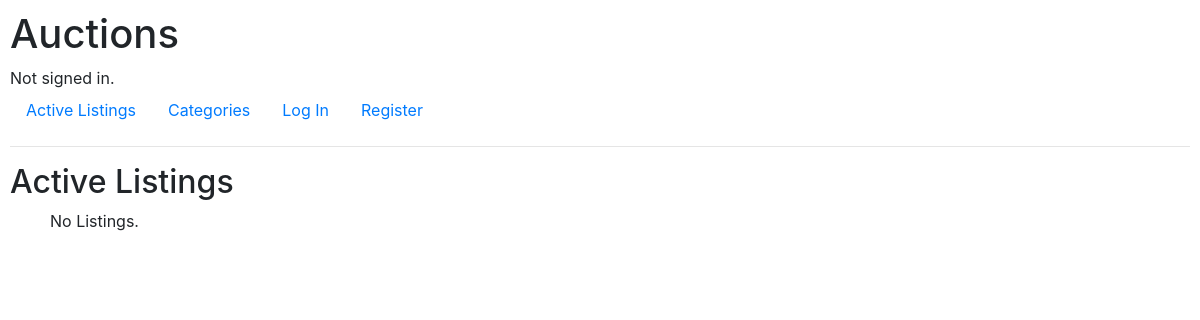
/Electronics, run on an earlier commit of the app's database.
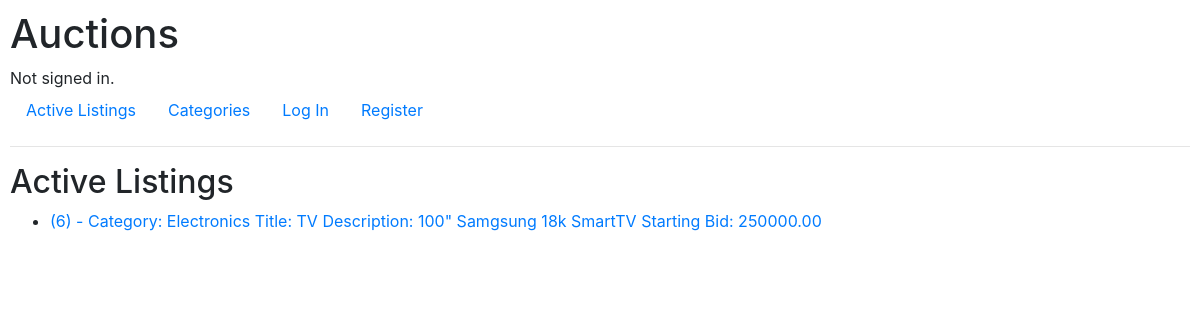
And on a later commit of the database.
### auctions/models.py (models this page shows)
class Listing(models.Model):
    category = models.CharField(max_length=50)
    title = models.CharField(max_length=50)
    description = models.CharField(max_length=255)
    starting_bid = models.DecimalField(max_digits=9,decimal_places=2)
    def __str__(self):
        return f"({self.id}) - Category: {self.category}{chr(10)}Title: {self.title}{chr(10)}Description: {self.description}{chr(10)}Starting Bid: {self.starting_bid}"

### auctions/views.py (the view)
# urls.py: path("<str:category>", views.by_category, name="by_category")
def by_category(request, category):
    listings = Listing.objects.filter(category=category)
    return render(request, "auctions/index.html", {
        "listings": listings
    })

### auctions/templates/auctions/index.html
{% extends "auctions/layout.html" %}
{% block body %}
    <h2>Active Listings</h2>
    <ul>
    {% for listing in listings %}
        <li><a href="{% url 'auctions:listing' listing.id %}">{{listing}}</a></li>
    {% empty %}
        No Listings.
    {% endfor %}
    </ul>
{% endblock %}

What changed in the data, as far as the page shows it:
added Listing: id+category+title "(6) - Category: Electronics Title: TV Description: 100\" Samgsung 18k SmartTV Starting Bid: 250000.00"
Also different on the page:
text no longer shown: "No Listings."
